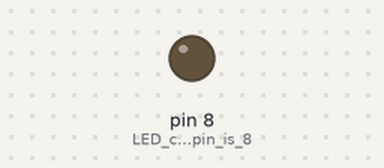
This sketch was run on a simulated Arduino Uno, built with avr-gcc and run on an emulated ATmega328P. On the bench: output pins drawn as LEDs (lit = HIGH).

Above: at 1.2 s.
At 5.1 s:
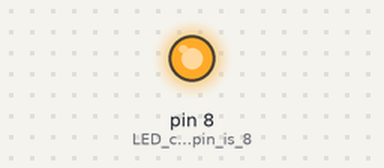
Timing chart, 0 to 18.5 s (numbered marks = the images above):
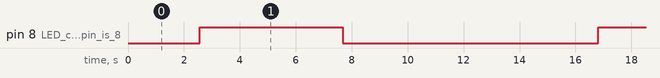

The sketch:

BrightnescontrolofLED.ino
```cpp
int del = 20;
int a = 0;

void setup() {
  pinMode(8, OUTPUT); // LED control pin is 8, a PWM capable pin
}

void loop() {
  for (a = 0 ; a < 256 ; a++) {
    analogWrite(8, a);
    delay(del);
  }
  for (a = 255 ; a >= 0 ; a--) {
    analogWrite(8, a);
    delay(del);
  }
  delay(4000);
}
```

Measured:
- by itself, pin 8 (LED_control_pin_is_8): alternates HIGH for 5.1 s and LOW for 9.1 s
